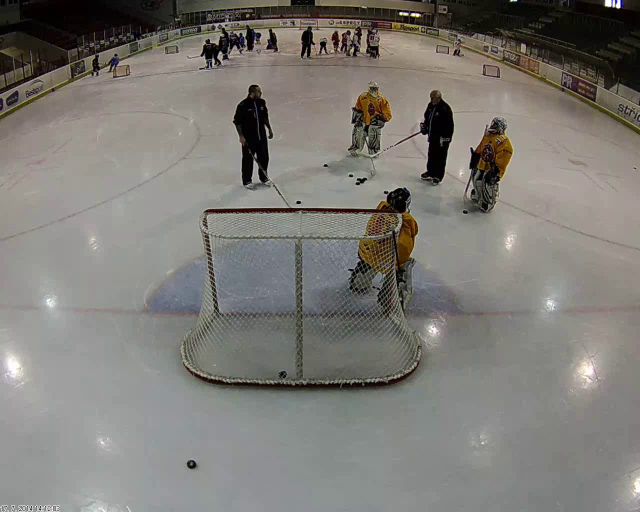
#> input picture test/kamera2.png, 1280 x 1024 px, found by its file name (shown at 1/2 size)
$ python -i camera_test.py   (imports and definitions only)
#> lines starting #> are read from the running program, lines starting #| are printed output that depends on the picture
import camera
import numpy as np
from nose.tools import *
import math
import matplotlib.pylab as plt


# [58 lines left out: functions p2e_test, p3e_test, load_test, init_test, not called in this run]


def pilab_annotate_load(filename):
    """

    :param filename:
    :return: :rtype: np.ndarray, shape=(n, 2)
    """
    import xml.etree.ElementTree as ET

    tree = ET.parse(filename)
    root = tree.getroot()
    query_results = root.findall("./objects[@type='points']")
    assert len(query_results) == 1
    objects = query_results[0]

    npoints = int(objects.get('count'))
    points = np.zeros((npoints, 2))
    xy_string = objects.text.strip().split('\n')
    for i in xrange(npoints):
        xy = xy_string[i].split(' ')
        points[i, 0] = float(xy[0])
        points[i, 1] = float(xy[1])

    return points


def rgb2gray(rgb):
    return np.dot(rgb[..., :3], [0.299, 0.587, 0.144])


def calibrate_division_model_test():
    img = rgb2gray(plt.imread('test/kamera2.png'))
#> in rgb2gray, `return np.dot(rgb[..., :3], [0.299, 0.587, 0.144])`:
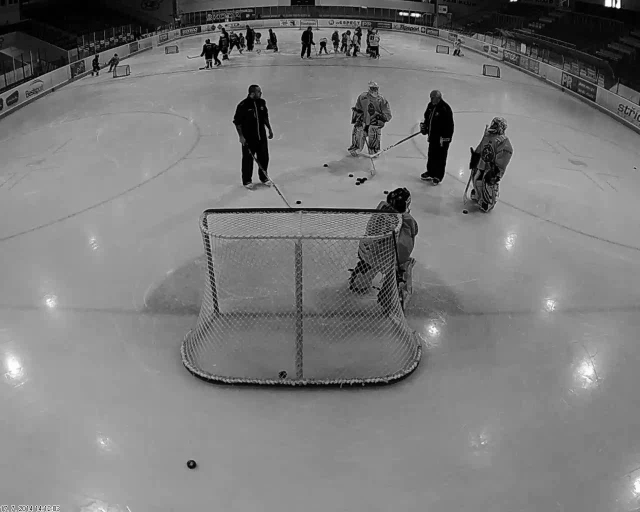
#> returned value: shape (1024, 1280) float64 (shown at 1/2 size); min 0, max 1.03, mean 0.498; drawn with min black and max white
    y0 = np.array(img.shape)[::-1][np.newaxis].T / 2.
#> y0 = [640, 512]
    z_n = np.linalg.norm(np.array(img.shape) / 2.)
#> z_n = 819.6
    points = pilab_annotate_load('test/kamera2_lines.xml')
#> (reads test/kamera2_lines.xml from the repository)
    points_per_line = 5
    num_lines = points.shape[0] / points_per_line
#> (the run stopped early here; a loop or call above may not have finished)
